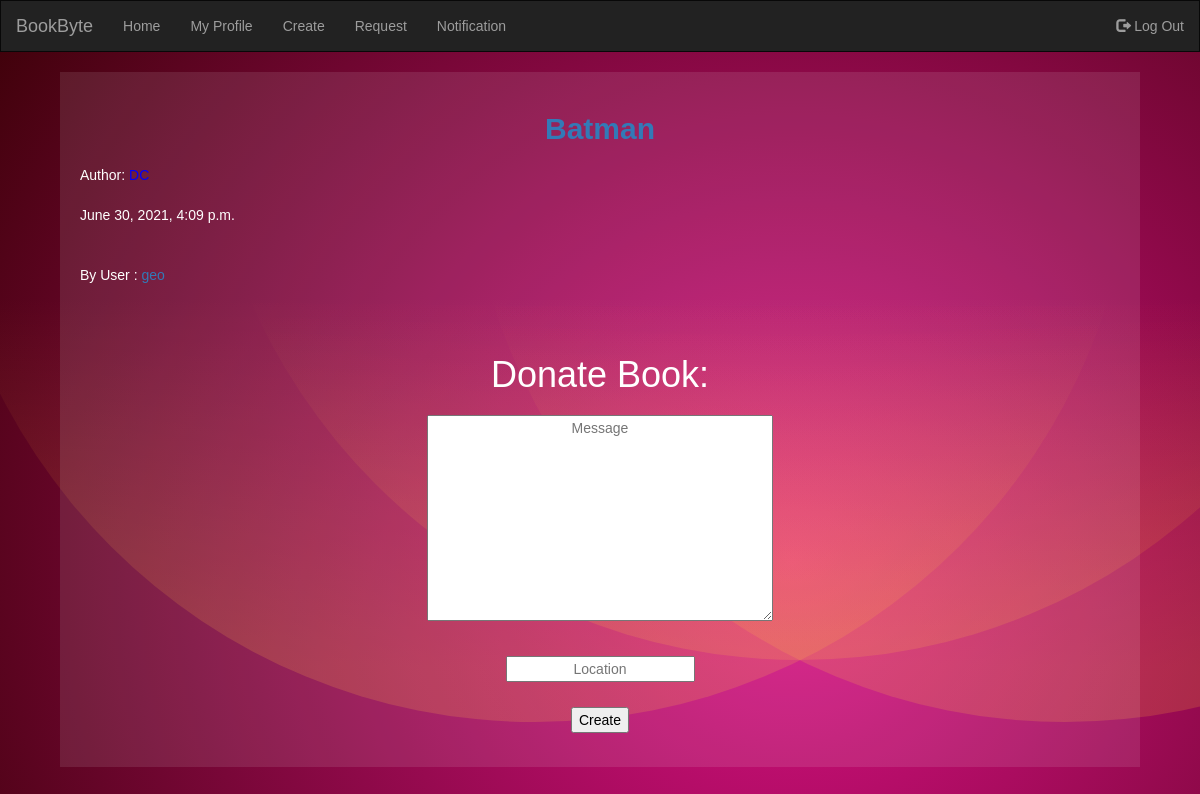
The page /request/geo/batman/ (signed in) on the database its author committed.
### request_book/models.py (models this page shows, shortened)
class Req(models.Model):
    title = models.CharField(max_length=100)
    author = models.CharField(max_length=100)
    url_id = models.SlugField(primary_key=True)
    date = models.DateTimeField(auto_now_add=True)
    user = models.ForeignKey(User,default=None,on_delete=models.CASCADE)

### request_book/views.py (the view)
# urls.py: url(r'^(?P<user>[\w-]+)/(?P<slug>[\w-]+)/$',views.request_detail,name='req_user'),
def request_detail(request,user,slug):
    userid = get_user_model()
    user=userid.objects.get(username=user)
    req = Req.objects.get(url_id=slug,user=user)
    if request.method == 'POST':
        form = form2.CreateLoc(request.POST)
        print(form.is_valid())
        if form.is_valid():
            instance = form.save(commit=False)
            instance.user=request.user
            instance.client=user
            instance.bk=slug
            if(instance.user==instance.client):
                return render(request,'404.html')
            instance.save()
            return HttpResponseRedirect(request.path_info)
    else:
        form = form2.CreateLoc()
    return render(request,'request_detail.html',{'book': req,'form':form})

### exchange/forms.py
class CreateLoc(forms.ModelForm):
    class Meta:
        model = models.Location
        fields= ['message','location','bk']

### request_book/templates/request_detail.html (shortened to what this page needs)
{% extends "base.html" %}
{% block content %}
    <br>
    <div class="books_detail">
        <br>
        <h2>
        <a href="{% url 'request:req_user' slug=book.url_id user=book.user %}">
            {{book.title}}
        </a>
        </h2>
        <div class="author">
            Author: <div style="color:blue;display:inline;">{{book.author}}</div>
        </div>
        <p class="date">{{book.date}}</p>
        <br>
        <p>By User : <a href="{% url 'accounts:me' book.user%}">{{book.user}}</a></p>
        <br><br><h1 style="text-align:center;">Donate Book:</h1>
        <form class="site-form" action="" method='post' enctype="multipart/form-data">
            <div class="form-group">
                {{ form.message }}
            </div>
            <div class="form-group">
                {{ form.location }}
            </div>
            <input class="button" type='submit' value='Create'><br>
        </form>
        <br>
        <br>
    </div>
{% endblock %}

### assets/styles.css (style rules this page uses)
body { margin : 0 ; padding: 0 ; background-color: #330000; background-attachment: fixed; background-size: cover; }
.form-group { display: flex; justify-content: center; align-items: center; padding: 10px; border-color: transparent ; }
body > div > h2 { text-align: center; font-weight: bold; }
.books_detail { min-width: 90%; min-height: 100%; background-color: rgb(255, 255, 255,0.1); margin-right: auto; margin-left: auto; width: 800px; }
.books_home h2,p,.date,img { text-align: left; margin-left:20px; }
.books_detail .author { margin: 20px; color : #fff }
.button { margin: 0; position: absolute; left: 50%; -ms-transform: translateX(-50%); transform: translateX(-50%); }

### request_book/templates/request_detail.html (style rules this page uses)
html,body { height: 93%; color:#fff; font-family: Verdana, sans-serif; margin:0 }
form { color: #000; }

### rows shown on the page
Req: title "Batman", author "DC", date "June 30, 2021, 4:09 p.m.", user "geo"
